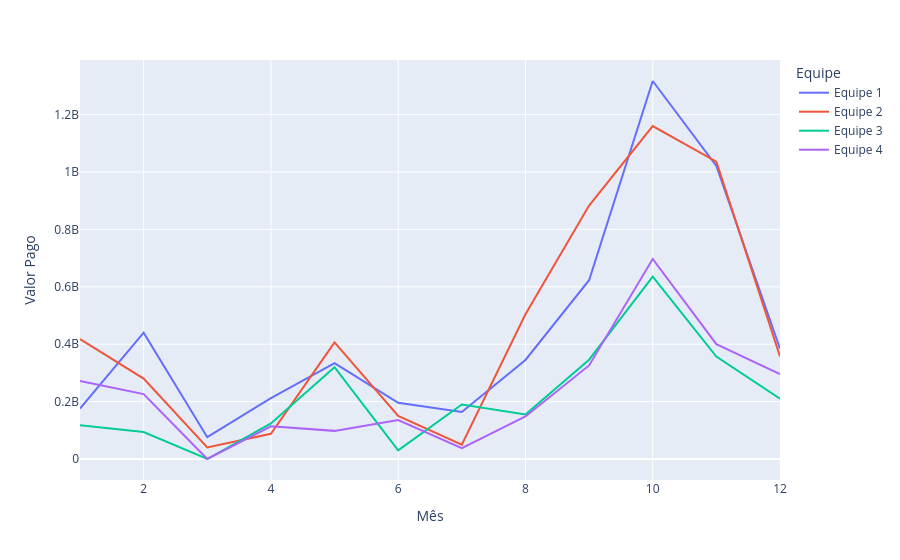

Notebook code cell kept with this figure:
### Code cell
fig7.show()

### Figure 1 — Plotly figure (JSON) as saved in the notebook; plotly's stock layout.template omitted (floating-point values rounded to 4 significant figures)
{"data": [{"hovertemplate": "Equipe=Equipe 1<br>Mês=%{x}<br>Valor Pago=%{y}<extra></extra>", "legendgroup": "Equipe 1", "line": {"color": "#636efa", "dash": "solid"}, "marker": {"symbol": "circle"}, "mode": "lines", "name": "Equipe 1", "orientation": "v", "showlegend": true, "type": "scatter", "x": [1, 2, 3, 4, 5, 6, 7, 8, 9, 10, 11, 12], "xaxis": "x", "y": [176000000, 440000000, 76000000, 212000000, 334000000, 196000000, 164000000, 345000000, 623000000, 1317000000, 1021000000, 384000000], "yaxis": "y"}, {"hovertemplate": "Equipe=Equipe 2<br>Mês=%{x}<br>Valor Pago=%{y}<extra></extra>", "legendgroup": "Equipe 2", "line": {"color": "#EF553B", "dash": "solid"}, "marker": {"symbol": "circle"}, "mode": "lines", "name": "Equipe 2", "orientation": "v", "showlegend": true, "type": "scatter", "x": [1, 2, 3, 4, 5, 6, 7, 8, 9, 10, 11, 12], "xaxis": "x", "y": [418000000, 280000000, 40000000, 88000000, 406000000, 150000000, 50000000, 504000000, 883000000, 1160000000, 1036000000, 357000000], "yaxis": "y"}, {"hovertemplate": "Equipe=Equipe 3<br>Mês=%{x}<br>Valor Pago=%{y}<extra></extra>", "legendgroup": "Equipe 3", "line": {"color": "#00cc96", "dash": "solid"}, "marker": {"symbol": "circle"}, "mode": "lines", "name": "Equipe 3", "orientation": "v", "showlegend": true, "type": "scatter", "x": [1, 2, 3, 4, 5, 6, 7, 8, 9, 10, 11, 12], "xaxis": "x", "y": [118000000, 94000000, 0, 124000000, 320000000, 30000000, 190000000, 155000000, 346000000, 635000000, 357000000, 210000000], "yaxis": "y"}, {"hovertemplate": "Equipe=Equipe 4<br>Mês=%{x}<br>Valor Pago=%{y}<extra></extra>", "legendgroup": "Equipe 4", "line": {"color": "#ab63fa", "dash": "solid"}, "marker": {"symbol": "circle"}, "mode": "lines", "name": "Equipe 4", "orientation": "v", "showlegend": true, "type": "scatter", "x": [1, 2, 3, 4, 5, 6, 7, 8, 9, 10, 11, 12], "xaxis": "x", "y": [272000000, 226000000, 0, 114000000, 98000000, 136000000, 38000000, 148000000, 326000000, 697000000, 400000000, 296000000], "yaxis": "y"}], "layout": {"legend": {"title": {"text": "Equipe"}, "tracegroupgap": 0}, "margin": {"t": 60}, "xaxis": {"anchor": "y", "domain": [0, 1], "title": {"text": "Mês"}}, "yaxis": {"anchor": "x", "domain": [0, 1], "title": {"text": "Valor Pago"}}}}
